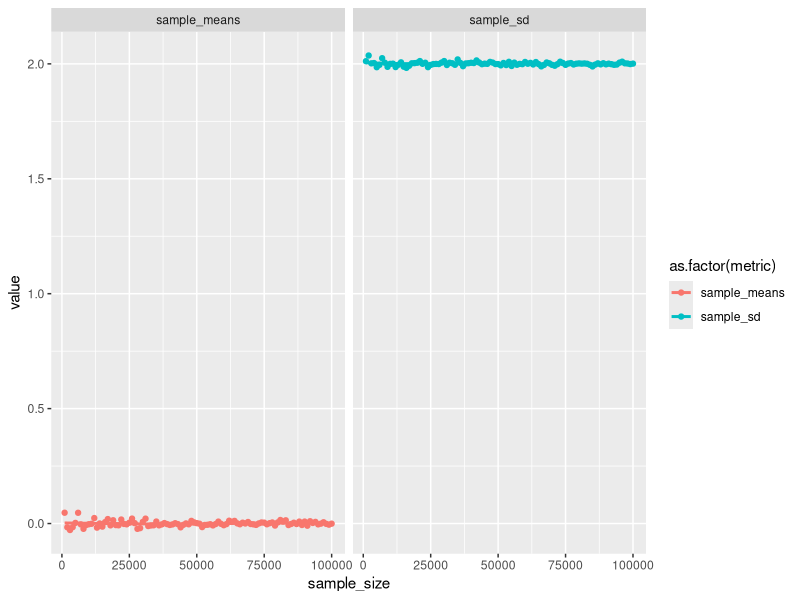
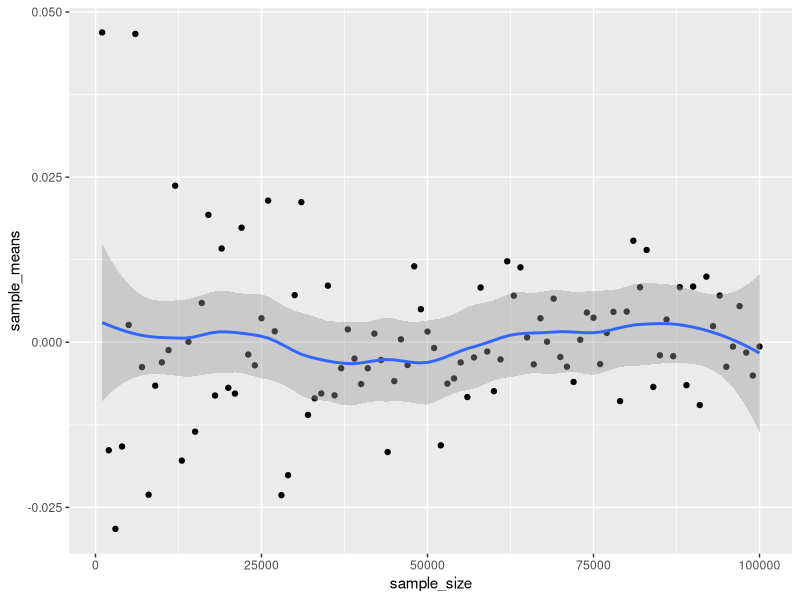
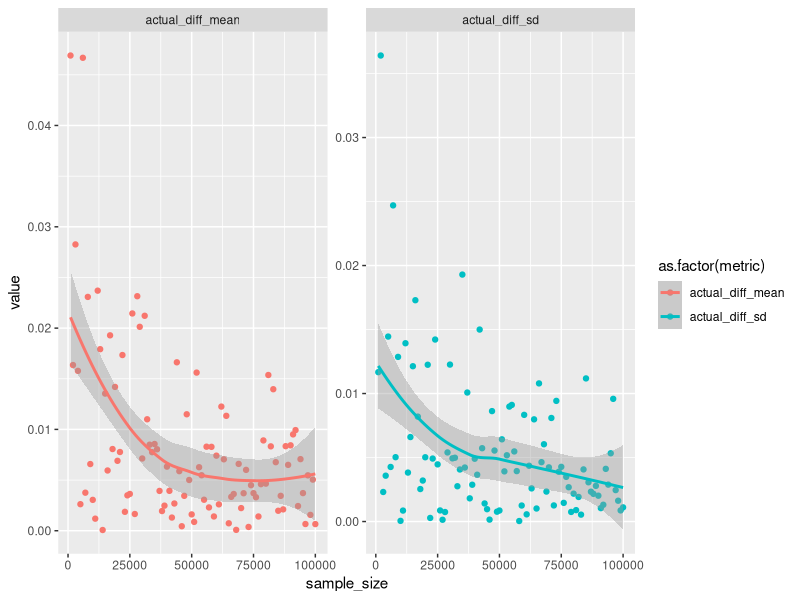

Recreate these plots in R, in order.

# Introduction ------------------------------------------------------------

# In this script, I'm just looking to verify [empirically] the relationship
# between sample size and the value of the sample metric we're considering.
# If you're wondering how this goes, the error in the estimation of the sample 
# metric is inversely proportional to the square-root of the sample size.

# Load Libraries ----------------------------------------------------------

library(ggplot2)  # load the ggplot2 for visualizations

# load the dplyr and tidyr packages for data wrangling
library(dplyr)  

library(tidyr)


# Run the simulation ------------------------------------------------------

# data frame to store simulation values
sim_df <- data.frame(
  sample_size = seq(1000, 100000, by = 1000),  # sample sizes from 1000 to 100000
  # in steps of 1000. So, there are  100 sample sizes
  sample_means = vector("numeric", 100),
  sample_sd = vector("numeric", 100)
)

# getting the sample means for various sample sizes
sim_df[, 2] <- sapply(sim_df[, 1], function(x) mean(rnorm(x, mean = 0, sd = 2)))
# getting the sample standard deviations for various sample sizes
sim_df[, 3] <- sapply(sim_df[, 1], function(x) sd(rnorm(x, mean = 0, sd = 2)))

# plotting the sample metrics and the sample sizes
sim_df %>% 
  gather(sample_means:sample_sd, key = "metric", value = "value") %>% 
  ggplot() + aes(sample_size, value) + geom_point(aes(col = as.factor(metric))) +
  geom_smooth(aes(col = metric), se = F) + 
  facet_wrap(~metric)


sim_df %>% 
  ggplot() + aes(sample_size, sample_means) + geom_point() + 
  geom_smooth(span = 0.4)

# building a linear model to check the relationship
sim_mod1 <- lm(sample_means ~ sample_size, data = sim_df)


summary(sim_mod1)  # not significant...

# we can see the significance of sample size if we plot the difference in
# sample mean with the true mean instead of the simulated sample mean.

# plotting the errors in estimated and true values as a function of sample size
sim_df %>% 
  mutate(actual_diff_mean = abs(0 - sample_means),
         actual_diff_sd = abs(2 - sample_sd)) %>% 
  gather(c(actual_diff_mean, actual_diff_sd), key = "metric", value = "value") %>% 
  ggplot() + aes(sample_size, value, col = as.factor(metric)) + geom_point() + 
  geom_smooth(span = 1) + facet_wrap(~metric, scales = "free_y")

# Clearly a non-linear relationship

sim_df$sample_size > 1000 & sim_df$sample_size < 5000
